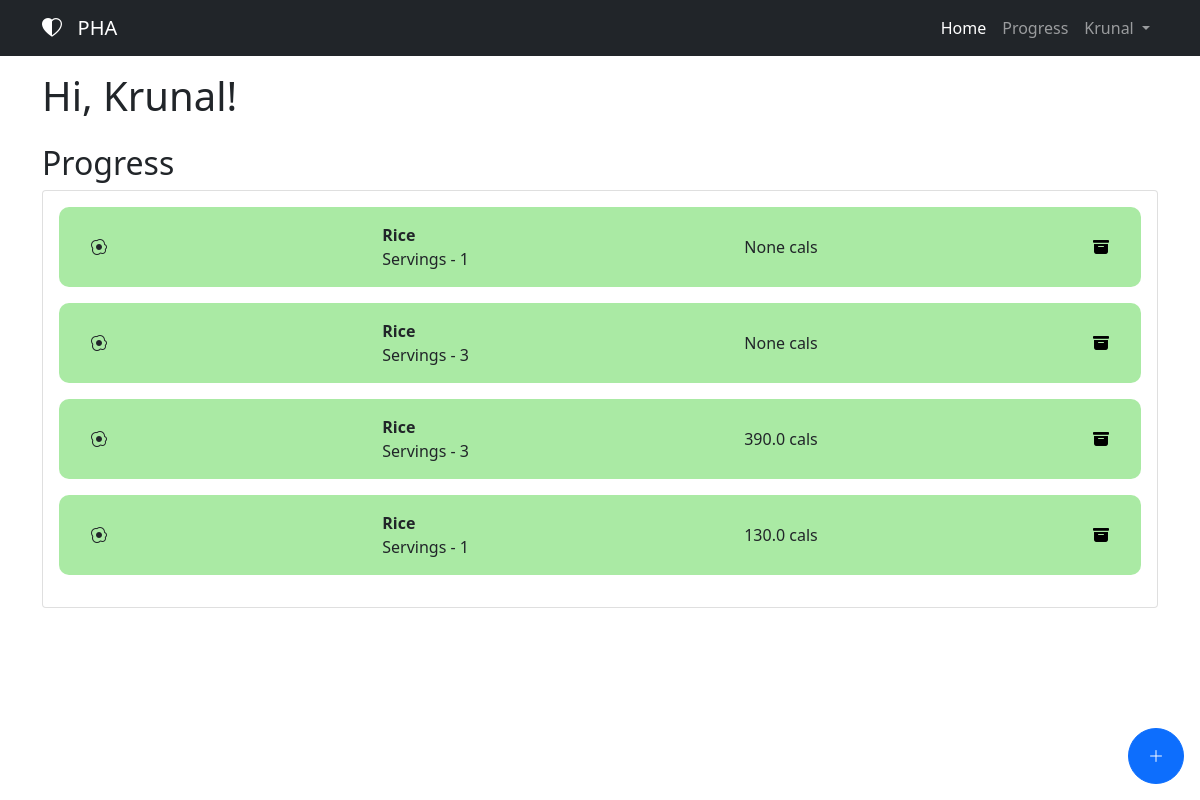
Page / (signed in) on the earlier database version.
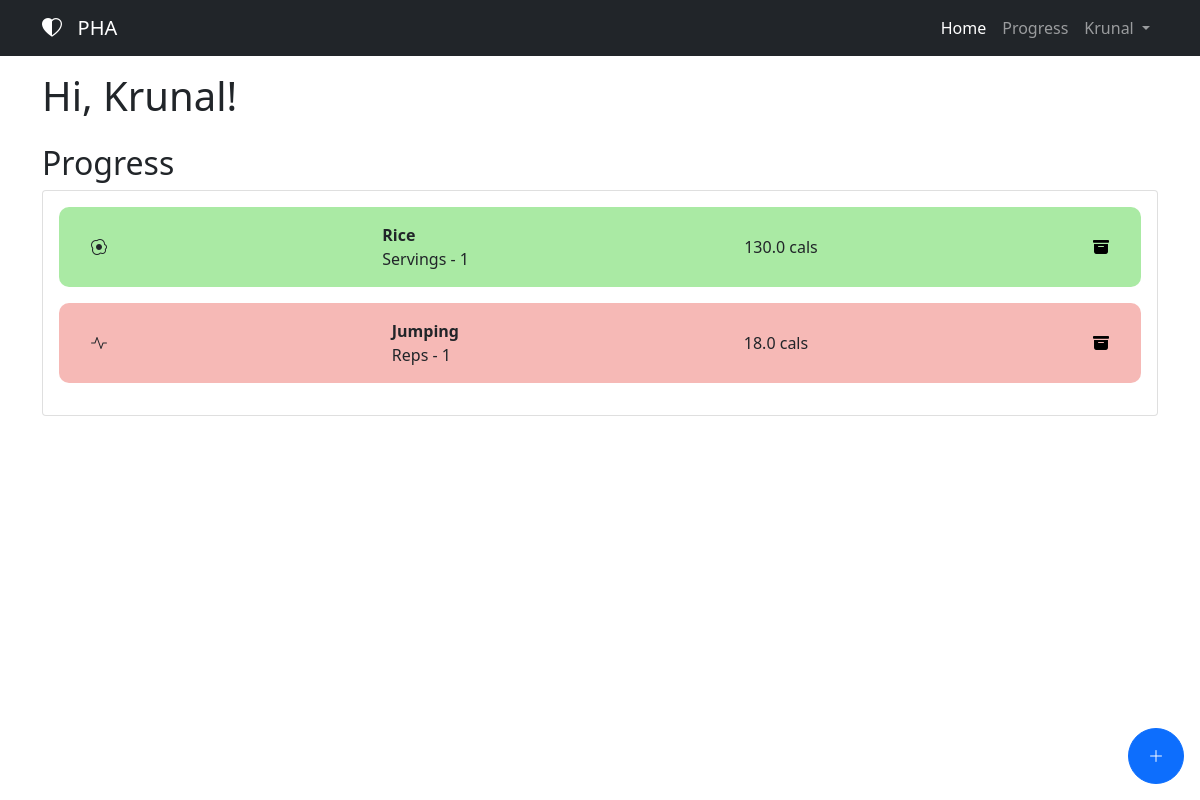
Same page on the later database version.
### website/models.py (models this page shows)
class User(db.Model, UserMixin):
    id = db.Column(db.Integer, primary_key=True)
    email = db.Column(db.String(150), unique=True)
    password = db.Column(db.String(150))
    name = db.Column(db.String(150))
    gender = db.Column(db.String(10))
    age = db.Column(db.Integer)
    height = db.Column(db.Float)
    weight = db.Column(db.Float)
    cal_goal = db.Column(db.Float)
    water_goal = db.Column(db.Integer)
    entries = db.relationship("Entry")
    Water_entries = db.relationship("Water")

class Entry(db.Model):
    id = db.Column(db.Integer, primary_key=True)
    type = db.Column(db.String(10))
    item = db.Column(db.String(50))
    cal = db.Column(db.Float)
    count = db.Column(db.Integer)
    date = db.Column(db.DateTime(timezone=True), default=func.now())
    user_id = db.Column(db.Integer, db.ForeignKey("user.id"))

### website/views.py (the view, shortened to what this page needs)
@views.route("/", methods=["POST", "GET"])
@login_required
def home():
    return render_template("/views/home.html", user=current_user)

### website/__init__.py (called while the page is built)
def create_app():
    app = Flask(__name__)
    app.config['SECRET_KEY'] = 'hkjsahdkjaduhwadahsj'
    app.config['SQLALCHEMY_DATABASE_URI'] = f'sqlite:///{DB_NAME}'
    app.config['SQLALCHEMY_TRACK_MODIFICATIONS'] = false
    db.init_app(app)
    from .views import views
    from .auth import auth
    app.register_blueprint(views, url_prefix='/')
    app.register_blueprint(auth, url_prefix='/')
    from .models import User, Entry
    create_database(app)
    login_manager = LoginManager()
    login_manager.login_view = 'auth.login'
    login_manager.init_app(app)
    @login_manager.user_loader
    def load_user(id):
        return User.query.get(int(id))
    return app

### website/templates/views/home.html (shortened to what this page needs)
{% extends 'base.html' %} {% block title %}Home{% endblock title %}  {% block content %}
<section id="home">
  <h1 class="py-3">Hi, {{user.name.split()[0]}}!</h1>
</section>
<section id="progress">
  <h2>Progress</h2>
  <div class="card" style="padding: 1rem;">
    <ul class="list-group list-group-flush" id="entries">
      {% for entry in user.entries %}
      <li class="entry-item d-flex" data-entry-type={{entry.type}}>
        {% if entry.type == "Food" %}
        <div class="icon"><i class="bi bi-egg-fried"></i></div>
        {% else %}
        <div class="icon"><i class="bi bi-activity"></i></div>
        {% endif %}
        <div class="name-count">
          <div class="entry-name"><b>{{entry.item}}</b></div>
          <div class="entry-count">
            {% if entry.type == "Food" %}
            Servings
            {% else %}
            Reps
            {% endif %}
            - {{entry.count}}</div>
        </div>
        <div class="entry-cal">{{entry.cal}} cals</div>
        <button class="del-icon delete-entry" onClick="deleteNote({{entry.id}})"><i
            class="bi bi-archive-fill"></i></button>
      </li>
      {% endfor %}
    </ul>
  </div>
</section>
<button type="button" class="btn btn-primary fab-entries" data-bs-toggle="modal" data-bs-target="#staticBackdrop">
  <i class="bi bi-plus-lg"></i>
</button>
{% endblock content %}

### website/templates/base.html (shortened to what this page needs)
<!DOCTYPE html>
<html lang="en">
<head>
  <link rel="stylesheet" href="https://stackpath.bootstrapcdn.com/bootstrap/4.4.1/css/bootstrap.min.css"
 />
  <link rel="stylesheet" href="https://stackpath.bootstrapcdn.com/font-awesome/4.7.0/css/font-awesome.min.css"
 />
  <link href="https://cdn.jsdelivr.net/npm/bootstrap@5.1.3/dist/css/bootstrap.min.css" rel="stylesheet"
 />
  <link rel="stylesheet" href="https://cdn.jsdelivr.net/npm/bootstrap-icons@1.6.1/font/bootstrap-icons.css" />
  <link rel="stylesheet" href={{ url_for('static', filename='style.css' ) }}>
</head>
<body>
  <nav class="navbar navbar-expand-lg navbar-dark bg-dark">
    <div class="container-fluid container">
      <a class="navbar-brand" href="#">
        <i class="bi bi-heart-half"></i> &nbsp; PHA
      </a>
      <div class="collapse navbar-collapse" style="flex-grow: unset" id="navbarSupportedContent">
        <ul class="navbar-nav me-auto mb-2 mb-lg-0">
          {% if user.is_authenticated %}
          <li class="nav-item">
            <a class="nav-link main-nav-link home" aria-current="page" href="/">Home</a>
          </li>
          <li class="nav-item">
            <a class="nav-link main-nav-link progs" href="/progress">Progress</a>
          </li>
          <li class="nav-item dropdown">
            <a class="nav-link dropdown-toggle user-dropdown" href="#" id="navbarDropdown" role="button"
              data-bs-toggle="dropdown" aria-expanded="false">
              {{user.name.split()[0]}}
            </a>
          </li>
          {% endif %}
        </ul>
      </div>
    </div>
  </nav>
  <div class="container">{% block content %} {% endblock content %}</div>
</body>
</html>

### website/static/style.css (style rules this page uses)
* { margin: 0; padding: 0; box-sizing: border-box; }
body { min-height: 100vh; }

### website/templates/views/home.html (style rules this page uses)
.fab-entries { position: fixed; right: 1rem !important; bottom: 1rem; border-radius: 50%; width: 3.5rem; height: 3.5rem; }
ul { list-style: none; }
li.entry-item { border-radius: 10px; margin-bottom: 1rem; padding: 1rem 2rem; display: flex; align-items: center; justify-content: space-between; }
li.food { background-color: rgba(67, 208, 55, 45%) }
li.exercise { background-color: rgba(234, 101, 93, 45%); }
button { background: none; border: none; }

Differences in the rows shown:
removed Entry: type "Food" (drawn), item "Rice", count "1", cal "None"
removed Entry: type "Food" (drawn), item "Rice", count "3", cal "None"
removed Entry: type "Food" (drawn), item "Rice", count "3", cal "390.0"
added Entry: type "Exercise" (drawn), item "Jumping", count "1", cal "18.0"
